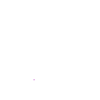
Frame 1 (no input)
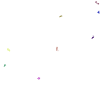
Frame 60 (no input)
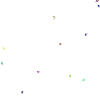
Frame 120 (the mouse pressed at the canvas centre since frame 60)

The p5.js sketch that drew these frames (run headless with seeded random() and noise() and a simulated clock; from frame 60 on, the mouse is pressed at the canvas centre):

// p5.js sketch
// ── sketch.js
let walkers = [];
const trailLength = 10;
const maxWalkers = 200;

function setup() {
  frameRate(24);
  createCanvas(100, 100);
  background(255);
  addWalker();
}

function draw() {
  background(255);

  let r = random(1)
  if (r < 0.1) {
    addWalker();
  }

  for (let i = 0; i < walkers.length; i++) {
    walkers[i].step();
    walkers[i].show();
  }
}

function getRandomColor() {
  return color(getFloorRandom(255), getFloorRandom(255), getFloorRandom(255));
}

function getFloorRandom(upperBound) {
  return floor(random(upperBound));
}

function addWalker() {
  let rColor = getRandomColor();
  let walker = new TrailWalker(rColor, trailLength);
  
  walkers.push(walker);

  if (walkers.length > maxWalkers) {
    walkers.shift();
  }
}
// ── trail-walker.js
class TrailWalker {

    constructor(baseColor, trailLength) {
        this.x = random(width);
        this.y = random(height);
        this.baseColor = baseColor;
        this.trailLength = trailLength;
        this.trail = []
    }

    step() {
    // random walk
    this.x += random(-1, 1);
    this.y += random(-1, 1);

    // keep on canvas
    this.x = constrain(this.x, 0, width - 1);
    this.y = constrain(this.y, 0, height - 1);

    // save current position at the front (newest first)
    this.trail.unshift({ x: this.x, y: this.y });

    // trim to max length
    if (this.trail.length > this.trailLength) this.trail.pop();
  }

  show() {
    // draw newest -> oldest with fading alpha
    for (let i = 0; i < this.trail.length; i++) {
        // i = 0 is newest, gets max alpha; last gets near 0 alpha
        const alpha = map(i, 0, this.trailLength - 1, 255, 0);

        const c = color(
            red(this.baseColor),
            green(this.baseColor),
            blue(this.baseColor),
            alpha
        );

        stroke(c);
        point(this.trail[i].x, this.trail[i].y);
    }
  }
}
